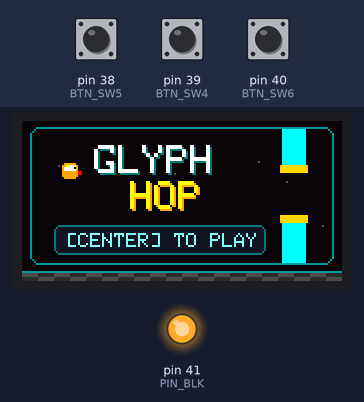
The sketch below on a simulated Arduino Mega 2560, built with avr-gcc and run on an emulated ATmega2560. Parts: 160×80 colour display, output pins drawn as LEDs (lit = HIGH). The inputs (shaded band) are chosen by the test bench; at power-on: pin 38 (BTN_SW5) HIGH, pin 39 (BTN_SW4) HIGH, pin 40 (BTN_SW6) HIGH. Random numbers use the default seed unless the sketch sets one; what the sketch prints to the serial monitor is not drawn.

Above: at 2.9 s.
3.0 s: pin 38 (BTN_SW5) pulled LOW for 0.15 s
At 4.4 s:
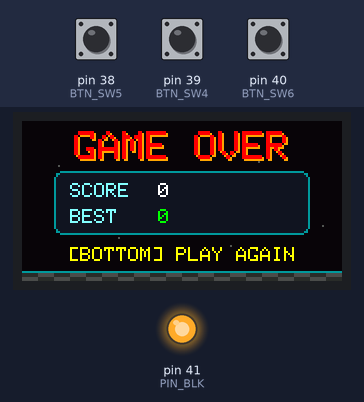
4.7 s: pin 39 (BTN_SW4) pulled LOW for 0.15 s
At 4.85 s:
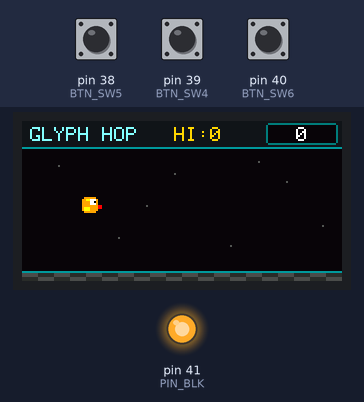
6.4 s: pin 39 (BTN_SW4) pulsed LOW 5 times (0.12 s each, 0.3 s apart)
At 7.19 s:
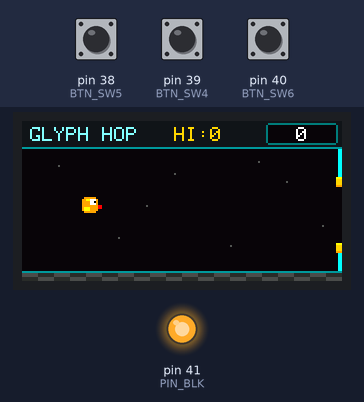
Timing chart, 0 to 9.4 s (numbered marks = the images above; inputs shaded):
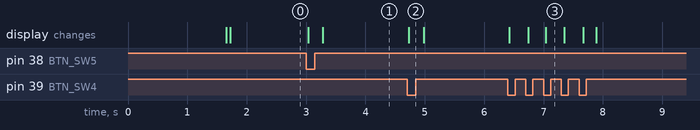

Measured:
- after the input at 3.0 s, the display: first changes at once (image 1 shows a later state)
- after the input at 4.7 s, the display: changes at once (image 2)
- after the input at 6.4 s, the display: first changes at once (image 3 shows a later state)

The sketch:

Glyph-Hop.ino
```cpp
#include <Adafruit_GFX.h>
#include <Adafruit_ST7735.h>
#include <SPI.h>

// LCD pins
#define PIN_CS   21
#define PIN_DC   12
#define PIN_RST  42
#define PIN_MO   36
#define PIN_CLK  35
#define PIN_BLK  41
#define BRIGHTNESS 255

// Button pins (active LOW)
#define BTN_SW4  39   // -> RED (Bottom Button - Restart)
#define BTN_SW5  38   // -> BLUE (Center Button - Flap / Start)
#define BTN_SW6  40   // -> YELLOW (Top Button - Pause / Resume)

Adafruit_ST7735 tft = Adafruit_ST7735(PIN_CS, PIN_DC, PIN_MO, PIN_CLK, PIN_RST);

// Rich Arcade RGB565 Palette
#define COLOR_BG         0x0821  // Deep space navy
#define COLOR_HUD_BG     0x10A3  // Sleek dark slate HUD bar
#define COLOR_HUD_BORDER 0x04D3  // Crisp teal divider
#define COLOR_ORANGE     0xFD20
#define COLOR_DARK_CYAN  0x03EF
#define COLOR_LIGHT_CYAN 0x87FF
#define COLOR_GOLD       0xFEA0
#define COLOR_PANEL_BG   0x10A4
#define COLOR_GROUND_1   0x2965
#define COLOR_GROUND_2   0x4A69
#define COLOR_STAR       0x52AA

// Layout Boundaries (Clean separation between HUD, Playfield, and Ground)
const int HUD_HEIGHT   = 14;     // y = 0..13 reserved for HUD
const int PLAY_TOP     = 14;     // y = 14..74 playfield
const int GROUND_Y     = 75;     // y = 75..79 scrolling ground

// Game States
enum GameState {
  START,
  PLAYING,
  PAUSED,
  GAMEOVER
};
GameState gameState = START;

// Bird Constants & Physics
const int BIRD_X = 30;
const int BIRD_SIZE = 8;
const float GRAVITY = 0.38;
const float FLAP_STRENGTH = -3.8;

float birdY = 38.0;
float birdVelocity = 0.0;
int lastBirdY = 38;

// Pipe Constants & Variables
const int PIPE_WIDTH = 16;
const int PIPE_GAP_HEIGHT = 28;
const int PIPE_SPEED = 2;
int pipeX = 160;
int pipeGapY = 28;
int lastPipeX = 160;
int lastPipeGapY = 28;

// Game Scores
int score = 0;
int lastScore = -1;
int highScore = 0;
bool isNewHighScore = false;

// Ground animation phase
int groundOffset = 0;

// Button Debounce & State Management
bool prevBtnSW4 = HIGH;
bool prevBtnSW5 = HIGH;
bool prevBtnSW6 = HIGH;

// Timing Control
unsigned long lastFrameTime = 0;
const int FRAME_DELAY_MS = 20; // Locked 50 FPS

// Forward Declarations for Self-Test
bool checkCollision(float bY, int pX, int pGapY);
void runSelfTests();

void setup() {
  Serial.begin(115200);
  delay(1500);

  // Run core physics self-tests on startup
  runSelfTests();

  pinMode(PIN_BLK, OUTPUT);
  analogWrite(PIN_BLK, BRIGHTNESS);

  pinMode(BTN_SW4, INPUT_PULLUP);
  pinMode(BTN_SW5, INPUT_PULLUP);
  pinMode(BTN_SW6, INPUT_PULLUP);

  tft.initR(INITR_MINI160x80);
  tft.invertDisplay(false);
  tft.setRotation(1); // Landscape 160x80

  showStartScreen();
}

void loop() {
  unsigned long now = millis();
  if (now - lastFrameTime >= FRAME_DELAY_MS) {
    lastFrameTime = now;
    handleGameLoop();
  }
}

// Subtle static starfield in playfield background
void drawBackgroundStars() {
  const int stars[][2] = {
    {18, 22}, {48, 58}, {76, 26}, {104, 62}, {132, 30}, {150, 52}, {62, 42}, {118, 20}
  };
  for (int i = 0; i < 8; i++) {
    tft.drawPixel(stars[i][0], stars[i][1], COLOR_STAR);
  }
}

// Animated scrolling ground bar at y = 75..79
void updateGround() {
  tft.drawFastHLine(0, GROUND_Y, 160, COLOR_HUD_BORDER);
  for (int x = 0; x < 160; x += 8) {
    uint16_t c1 = ((x / 8 + groundOffset) % 2 == 0) ? COLOR_GROUND_2 : COLOR_GROUND_1;
    uint16_t c2 = ((x / 8 + groundOffset) % 2 == 0) ? COLOR_GROUND_1 : COLOR_GROUND_2;
    tft.fillRect(x, GROUND_Y + 1, 8, 2, c1);
    tft.fillRect(x, GROUND_Y + 3, 8, 2, c2);
  }
  groundOffset = (groundOffset + 1) % 2;
}

// Top HUD Bar (y = 0..12) - Completely isolated from pipes & bird
void drawTopHUD(int currentScore, int bestScore) {
  tft.fillRect(0, 0, 160, HUD_HEIGHT - 1, COLOR_HUD_BG);
  tft.drawFastHLine(0, HUD_HEIGHT - 1, 160, COLOR_HUD_BORDER);

  // Left: Mini Title
  tft.setTextSize(1);
  tft.setTextColor(COLOR_LIGHT_CYAN);
  tft.setCursor(4, 3);
  tft.print("GLYPH HOP");

  // Center-Right: Best Score
  tft.setTextColor(COLOR_GOLD);
  tft.setCursor(76, 3);
  tft.print("HI:");
  tft.print(bestScore);

  // Far-Right: Clean Score Badge
  tft.fillRoundRect(122, 1, 36, 11, 2, COLOR_BG);
  tft.drawRoundRect(122, 1, 36, 11, 2, COLOR_DARK_CYAN);
  tft.setTextColor(ST77XX_WHITE);
  int scoreX = (currentScore >= 100) ? 131 : ((currentScore >= 10) ? 134 : 137);
  tft.setCursor(scoreX, 3);
  tft.print(currentScore);
}

// Updates ONLY the score digits inside the top-right badge (zero full-bar redraw)
void updateHUDScoreOnly(int currentScore) {
  tft.fillRect(124, 2, 32, 9, COLOR_BG);
  tft.setTextSize(1);
  tft.setTextColor(ST77XX_WHITE);
  int scoreX = (currentScore >= 100) ? 131 : ((currentScore >= 10) ? 134 : 137);
  tft.setCursor(scoreX, 3);
  tft.print(currentScore);
}

// Draw detailed player sprite (8x8 body + 2px beak)
void drawPlayer(int x, int y, bool flapUp) {
  tft.fillRect(x + 1, y, BIRD_SIZE - 2, BIRD_SIZE, COLOR_ORANGE);
  tft.fillRect(x, y + 1, BIRD_SIZE, BIRD_SIZE - 2, COLOR_ORANGE);
  tft.drawFastHLine(x + 2, y + 1, 4, ST77XX_YELLOW);

  // Eye
  tft.fillRect(x + 4, y + 1, 3, 3, ST77XX_WHITE);
  tft.drawPixel(x + 6, y + 2, ST77XX_BLACK);

  // Beak
  tft.fillRect(x + BIRD_SIZE, y + 4, 2, 2, ST77XX_RED);

  // Animated Wing
  if (flapUp) {
    tft.fillRect(x + 1, y + 2, 3, 2, ST77XX_WHITE);
  } else {
    tft.fillRect(x + 1, y + 5, 3, 2, ST77XX_YELLOW);
  }
}

void clearPlayer(int x, int y) {
  tft.fillRect(x, y, BIRD_SIZE + 2, BIRD_SIZE, COLOR_BG);
}

// Helper: Draw a single 1px vertical slice of a pipe at screen coordinate `sx`
// `relX` is the offset from pipe's `pipeX` (-1 to PIPE_WIDTH)
void drawPipeSlice(int sx, int relX, int gapY) {
  if (sx < 0 || sx >= 160) return;

  int topCapY = gapY - 5;
  int botCapY = gapY + PIPE_GAP_HEIGHT;
  int botShaftY = botCapY + 5;

  // Lip overhangs (-1 and PIPE_WIDTH) only draw the gold caps
  if (relX == -1 || relX == PIPE_WIDTH) {
    if (topCapY >= PLAY_TOP) {
      tft.fillRect(sx, topCapY, 1, 5, COLOR_GOLD);
      tft.drawPixel(sx, topCapY, ST77XX_YELLOW);
      tft.drawPixel(sx, topCapY + 4, COLOR_ORANGE);
    }
    if (botCapY < GROUND_Y) {
      int capH = min(5, GROUND_Y - botCapY);
      tft.fillRect(sx, botCapY, 1, capH, COLOR_GOLD);
      tft.drawPixel(sx, botCapY, ST77XX_YELLOW);
      if (capH == 5) tft.drawPixel(sx, botCapY + 4, COLOR_ORANGE);
    }
    return;
  }

  // Choose shaft shading color based on column across pipe width
  uint16_t shaftColor = ST77XX_CYAN;
  if (relX == 2 || relX == 3) shaftColor = COLOR_LIGHT_CYAN;       // Left highlight
  else if (relX >= PIPE_WIDTH - 3) shaftColor = COLOR_DARK_CYAN;   // Right shadow

  // Upper shaft (starts strictly below HUD_HEIGHT)
  if (topCapY > PLAY_TOP) {
    tft.drawFastVLine(sx, PLAY_TOP, topCapY - PLAY_TOP, shaftColor);
  }
  // Upper cap
  if (topCapY >= PLAY_TOP) {
    tft.fillRect(sx, topCapY, 1, 5, COLOR_GOLD);
    tft.drawPixel(sx, topCapY, ST77XX_YELLOW);
    tft.drawPixel(sx, topCapY + 4, COLOR_ORANGE);
  }

  // Lower cap
  if (botCapY < GROUND_Y) {
    int capH = min(5, GROUND_Y - botCapY);
    tft.fillRect(sx, botCapY, 1, capH, COLOR_GOLD);
    tft.drawPixel(sx, botCapY, ST77XX_YELLOW);
    if (capH == 5) tft.drawPixel(sx, botCapY + 4, COLOR_ORANGE);
  }
  // Lower shaft (stops strictly above GROUND_Y)
  if (botShaftY < GROUND_Y) {
    tft.drawFastVLine(sx, botShaftY, GROUND_Y - botShaftY, shaftColor);
  }
}

// Helper: Erase a single 1px vertical slice in the playfield
void clearPlayfieldSlice(int sx) {
  if (sx < 0 || sx >= 160) return;
  tft.drawFastVLine(sx, PLAY_TOP, GROUND_Y - PLAY_TOP, COLOR_BG);
}

// Full pipe redraw (used only when spawning a new pipe or resuming from pause)
void drawFullPipeComplete(int x, int gapY) {
  for (int relX = -1; relX <= PIPE_WIDTH; relX++) {
    drawPipeSlice(x + relX, relX, gapY);
  }
}

// Ultra-fast Delta Pipe Update: Only erases trailing pixels and draws leading pixels
void updatePipeSmooth(int oldX, int newX, int gapY) {
  // Erase trailing edge on the right (oldX + PIPE_WIDTH down to newX + PIPE_WIDTH + 1)
  for (int sx = newX + PIPE_WIDTH + 1; sx <= oldX + PIPE_WIDTH; sx++) {
    clearPlayfieldSlice(sx);
  }
  // Redraw the new right lip overhang
  drawPipeSlice(newX + PIPE_WIDTH, PIPE_WIDTH, gapY);

  // Draw new leading edge on the left (newX - 1 up to oldX - 1)
  for (int sx = newX - 1; sx <= oldX - 1; sx++) {
    drawPipeSlice(sx, sx - newX, gapY);
  }
}

// Central state and physics handler
void handleGameLoop() {
  bool btnSW4 = digitalRead(BTN_SW4); // Bottom
  bool btnSW5 = digitalRead(BTN_SW5); // Center
  bool btnSW6 = digitalRead(BTN_SW6); // Top

  bool pressedSW4 = (btnSW4 == LOW && prevBtnSW4 == HIGH);
  bool pressedSW5 = (btnSW5 == LOW && prevBtnSW5 == HIGH);
  bool pressedSW6 = (btnSW6 == LOW && prevBtnSW6 == HIGH);

  prevBtnSW4 = btnSW4;
  prevBtnSW5 = btnSW5;
  prevBtnSW6 = btnSW6;

  switch (gameState) {
    case START: {
      if (pressedSW5) {
        initGame();
      }
      break;
    }

    case PLAYING: {
      if (pressedSW5) {
        birdVelocity = FLAP_STRENGTH;
      }
      if (pressedSW6) {
        gameState = PAUSED;
        showPauseScreen();
        return;
      }

      // Physics update
      birdVelocity += GRAVITY;
      birdY += birdVelocity;

      pipeX -= PIPE_SPEED;
      bool spawnedNewPipe = false;
      if (pipeX < -PIPE_WIDTH - 1) {
        // Clean up any leftover pixels at x=0
        clearPlayfieldSlice(0);
        pipeX = 160;
        pipeGapY = random(PLAY_TOP + 6, GROUND_Y - PIPE_GAP_HEIGHT - 6);
        spawnedNewPipe = true;
      }

      // Score check
      if (lastPipeX + PIPE_WIDTH >= BIRD_X && pipeX + PIPE_WIDTH < BIRD_X) {
        score++;
      }

      // Collision detection
      if (checkCollision(birdY, pipeX, pipeGapY)) {
        if (score > highScore) {
          highScore = score;
          isNewHighScore = true;
        } else {
          isNewHighScore = false;
        }
        gameState = GAMEOVER;
        showGameOverScreen();
        return;
      }

      // 1. Smooth Delta Pipe Render
      if (spawnedNewPipe) {
        drawFullPipeComplete(pipeX, pipeGapY);
      } else {
        updatePipeSmooth(lastPipeX, pipeX, pipeGapY);
      }
      lastPipeX = pipeX;
      lastPipeGapY = pipeGapY;

      // 2. Restore stars if pipe just passed them, then draw player
      drawBackgroundStars();
      if ((int)birdY != lastBirdY) {
        clearPlayer(BIRD_X, lastBirdY);
        drawPlayer(BIRD_X, (int)birdY, birdVelocity < 0);
        lastBirdY = (int)birdY;
      } else {
        drawPlayer(BIRD_X, (int)birdY, birdVelocity < 0);
      }

      // 3. Scroll ground strip
      updateGround();

      // 4. Update HUD score ONLY when score changes
      if (score != lastScore) {
        updateHUDScoreOnly(score);
        lastScore = score;
      }
      break;
    }

    case PAUSED: {
      if (pressedSW6) {
        tft.fillScreen(COLOR_BG);
        drawTopHUD(score, highScore);
        drawBackgroundStars();
        drawFullPipeComplete(pipeX, pipeGapY);
        drawPlayer(BIRD_X, (int)birdY, birdVelocity < 0);
        updateGround();

        lastBirdY = (int)birdY;
        lastPipeX = pipeX;
        lastPipeGapY = pipeGapY;
        lastScore = score;

        gameState = PLAYING;
      }
      break;
    }

    case GAMEOVER: {
      if (pressedSW4) {
        initGame();
      }
      break;
    }
  }
}

// Reset variables to start playing
void initGame() {
  tft.fillScreen(COLOR_BG);
  drawTopHUD(0, highScore);
  drawBackgroundStars();
  updateGround();

  birdY = 38.0;
  birdVelocity = 0.0;
  lastBirdY = (int)birdY;

  pipeX = 160;
  pipeGapY = random(PLAY_TOP + 6, GROUND_Y - PIPE_GAP_HEIGHT - 6);
  lastPipeX = pipeX;
  lastPipeGapY = pipeGapY;

  score = 0;
  lastScore = 0;
  isNewHighScore = false;

  drawPlayer(BIRD_X, (int)birdY, false);
  gameState = PLAYING;
}

// Start Screen
void showStartScreen() {
  tft.fillScreen(COLOR_BG);
  drawBackgroundStars();
  updateGround();

  tft.drawRoundRect(4, 3, 152, 69, 5, COLOR_HUD_BORDER);

  // Decorative mini preview pipe on right side
  tft.fillRect(130, 4, 12, 20, ST77XX_CYAN);
  tft.fillRect(129, 22, 14, 4, COLOR_GOLD);
  tft.fillRect(130, 49, 12, 22, ST77XX_CYAN);
  tft.fillRect(129, 47, 14, 4, COLOR_GOLD);

  // Preview player sprite
  drawPlayer(20, 21, true);

  // Crisp Dual-Tone Title
  tft.setTextSize(2);
  tft.setTextColor(COLOR_DARK_CYAN);
  tft.setCursor(37, 13);
  tft.print("GLYPH");
  tft.setTextColor(ST77XX_WHITE);
  tft.setCursor(36, 12);
  tft.print("GLYPH");

  tft.setTextColor(COLOR_ORANGE);
  tft.setCursor(55, 31);
  tft.print("HOP");
  tft.setTextColor(ST77XX_YELLOW);
  tft.setCursor(54, 30);
  tft.print("HOP");

  // Action prompt pill
  tft.fillRoundRect(16, 52, 106, 15, 3, COLOR_PANEL_BG);
  tft.drawRoundRect(16, 52, 106, 15, 3, COLOR_DARK_CYAN);
  tft.setTextSize(1);
  tft.setTextColor(COLOR_LIGHT_CYAN);
  tft.setCursor(22, 56);
  tft.print("[CENTER] TO PLAY");
}

// Pause Modal
void showPauseScreen() {
  tft.fillRoundRect(22, 20, 116, 46, 5, COLOR_PANEL_BG);
  tft.drawRoundRect(22, 20, 116, 46, 5, ST77XX_YELLOW);

  tft.setTextColor(ST77XX_YELLOW);
  tft.setTextSize(2);
  tft.setCursor(45, 26);
  tft.print("PAUSED");

  tft.setTextColor(COLOR_LIGHT_CYAN);
  tft.setTextSize(1);
  tft.setCursor(35, 49);
  tft.print("[TOP] TO RESUME");
}

// Game Over Card
void showGameOverScreen() {
  tft.fillScreen(COLOR_BG);
  drawBackgroundStars();
  updateGround();

  // Header Banner
  tft.setTextSize(2);
  tft.setTextColor(COLOR_ORANGE);
  tft.setCursor(27, 6);
  tft.print("GAME OVER");
  tft.setTextColor(ST77XX_RED);
  tft.setCursor(26, 5);
  tft.print("GAME OVER");

  // Score Card Box
  tft.fillRoundRect(16, 25, 128, 32, 4, COLOR_PANEL_BG);
  tft.drawRoundRect(16, 25, 128, 32, 4, COLOR_HUD_BORDER);

  tft.setTextSize(1);
  tft.setTextColor(COLOR_LIGHT_CYAN);
  tft.setCursor(24, 31);
  tft.print("SCORE");
  tft.setTextColor(ST77XX_WHITE);
  tft.setCursor(68, 31);
  tft.print(score);

  tft.setTextColor(COLOR_LIGHT_CYAN);
  tft.setCursor(24, 44);
  tft.print("BEST");
  tft.setTextColor(ST77XX_GREEN);
  tft.setCursor(68, 44);
  tft.print(highScore);

  if (isNewHighScore && score > 0) {
    tft.fillRoundRect(102, 42, 36, 11, 2, COLOR_GOLD);
    tft.setTextColor(ST77XX_BLACK);
    tft.setCursor(105, 44);
    tft.print("NEW!");
  }

  // Bottom Restart Prompt
  tft.setTextColor(ST77XX_YELLOW);
  tft.setCursor(23, 63);
  tft.print("[BOTTOM] PLAY AGAIN");
}

// Bounding box collision checker (Respects HUD & Ground boundaries)
bool checkCollision(float bY, int pX, int pGapY) {
  if (bY < PLAY_TOP || bY + BIRD_SIZE > GROUND_Y) {
    return true;
  }

  bool horizontalOverlap = (BIRD_X + BIRD_SIZE > pX) && (BIRD_X < pX + PIPE_WIDTH);
  if (horizontalOverlap) {
    bool verticalOverlap = (bY < pGapY) || (bY + BIRD_SIZE > pGapY + PIPE_GAP_HEIGHT);
    if (verticalOverlap) {
      return true;
    }
  }

  return false;
}

// Target-runnable firmware self-tests
void runSelfTests() {
  Serial.println("--- Running Firmware Self-Tests ---");
  int passed = 0, failed = 0;

  if (!checkCollision(34, 30, 28)) passed++; else failed++;
  if (checkCollision(22, 30, 28)) passed++; else failed++;
  if (checkCollision(52, 30, 28)) passed++; else failed++;
  if (checkCollision(PLAY_TOP - 1, 100, 28)) passed++; else failed++;
  if (checkCollision(GROUND_Y - BIRD_SIZE + 1, 100, 28)) passed++; else failed++;

  Serial.print("Passed: "); Serial.println(passed);
  Serial.print("Failed: "); Serial.println(failed);
  Serial.println("-----------------------------------");
}
```
